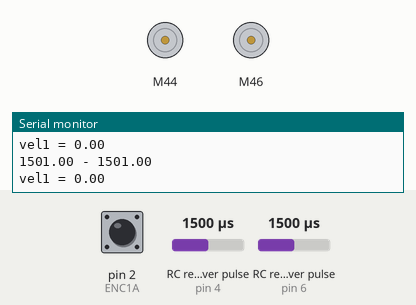
Recording of a sketch running on a simulated Arduino Uno, built with avr-gcc and run on an emulated ATmega328P. On the bench: 2 × DC motor (green arrow = forward, orange = backward, longer = faster), the last lines printed to the serial monitor. Wiring (inferred from the names in the program): 2 × RC receiver channel: data pin 4 / data pin 6. The inputs (shaded band) are chosen by the test bench; at power-on: RC receiver pulse (sensors on pin 4, pin 6) 1500 µs, pin 2 (ENC1A) HIGH.

Above: at 1.2 s.
1.3 s: RC receiver pulse (sensor on pin 4) set to 1690 µs
2.8 s: RC receiver pulse (sensor on pin 4) set to 1712 µs
At 2.95 s:
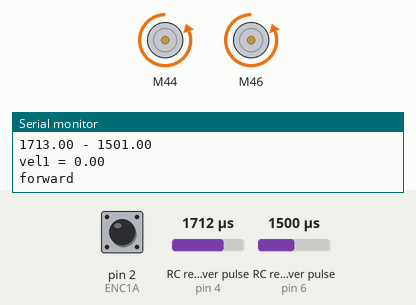
5.8 s: RC receiver pulse (sensor on pin 4) set to 1020 µs
At 7.2 s:
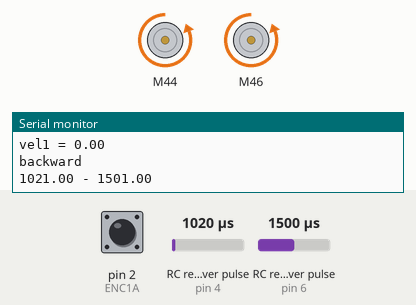
7.6 s: RC receiver pulse (sensor on pin 4) set to 1182 µs
9.1 s: RC receiver pulse (sensor on pin 4) set to 1210 µs
At 10.1 s:
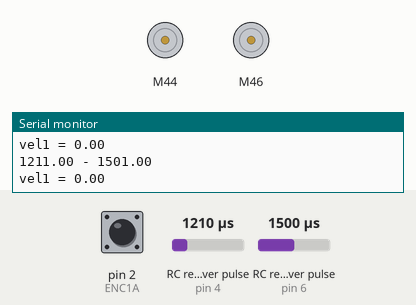
Timing chart, 0 to 11.7 s (numbered marks = the images above; inputs shaded):
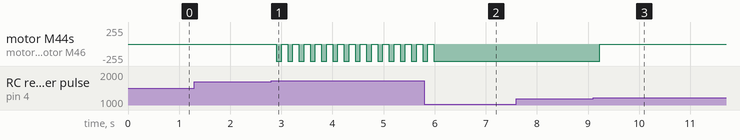

Measured:
- the behaviour switches between 1699 and 1700 µs on RC receiver pulse (sensor on pin 4) (found by bisection; images 0 and 1)
- the behaviour switches between 1198 and 1199 µs on RC receiver pulse (sensor on pin 4) (found by bisection; images 2 and 3)
- after the input at 2.8 s, motor M44, motor M46: alternates backward 255/255 for 0.10 s and stopped for 0.12 s, starting after 0.11 s
- after the input at 5.8 s, motor M44, motor M46: goes on until 6.0 s, then stays backward 255/255
- after the input at 9.1 s, motor M44, motor M46: backward 255/255 → stopped after 0.13 s

The sketch:

uvc_encoder.ino
```cpp
#include "CytronMotorDriver.h"
#define ENC1A 2 // YELLOW
#define ENC1B 3 // WHITE
float PWM1 =0;
int dir1 = 1;
CytronMD motor1(PWM_DIR, 44, 45);  // PWM 1 = Pin 3, DIR 1 = Pin 4.
CytronMD motor2(PWM_DIR, 46, 47); // PWM 2 = Pin 9, DIR 2 = Pin 10.
double channel[10];

int pos1 = 0;
int posprev1 = 0;

long prevT = 0;

//vel param
float currentVel1 = 0;
float prevVel1 = 0;
float eprevVel1 = 0;
float eintegralVel1 = 0;


void setup() {
  Serial.begin(9600);
  //Remote
  pinMode(4, INPUT);//ch4
  pinMode(6, INPUT);//ch5
  //
  //encoder1
  pinMode(ENC1A,INPUT);
  pinMode(ENC1B,INPUT);
  attachInterrupt(digitalPinToInterrupt(ENC1A),readEncoder1,RISING);
}

void loop() {
  channel[3] = pulseIn(4, HIGH);//waits for the pin to go from LOW to HIGH, starts timing, then waits for the pin to go LOW and stops timing.
  channel[4] = pulseIn(6, HIGH);
  Serial.print(channel[3]);
  Serial.print(" - ");
  Serial.println(channel[4]);

  //set speed
  if(channel[4] < 1100){
    float u1  = vel_control1(255);  // set argument pulse per sec. not pwm
    PWM1 =fabs(u1);
    dir1 = 1;
    if(u1<0){
       dir1 = -1;
     }
  }
  else if(channel[4] > 1700){
    float u1  = vel_control1(255);
    PWM1 =fabs(u1);
    dir1 = 1;
    if(u1<0){
       dir1 = -1;
     }
  }
  else{
    float u1  = vel_control1(255);
    PWM1 =fabs(u1);
    dir1 = 1;
    if(u1<0){
       dir1 = -1;
    }
  }


  if(channel[3] > 1700){ forward(PWM1,dir1); }
  if(channel[3] < 1200){ backward(PWM1,dir1); }
  else{ stop1(); }

}
void forward(int pwm1,int dir1)
{
  Serial.println("forward");
  motor1.setSpeed(dir1*pwm1);   // Motor 1 runs forward
  motor2.setSpeed(dir1*pwm1);   // Motor 2 runs forward
  delay(100);
  }

void backward(int pwm1,int dir1)
{
  Serial.println("backward");
  motor1.setSpeed(dir1*pwm1);   // Motor 1 runs backward
  motor2.setSpeed(dir1*pwm1);   // Motor 2 runs backward
  delay(100);
  }
void stop1()
{
  motor1.setSpeed(0);     // Motor 1 stops.
  motor2.setSpeed(0);     // Motor 2 stops.
  delay(100);
}
float vel_control1(int target1){

  // set target
 int targetVel1 = target1;
 float deltaPos1 = 0;

 // PID constants
  float kp = 1;
  float kd = 0.01;
  float ki = 0.15; //0.0;

// time difference
  long currT = micros();
  float deltaT = ((float) (currT - prevT))/( 1.0e6 );
  prevT = currT; //store previous time

// position difference
  deltaPos1 = pos1-posprev1;
  posprev1 = pos1;
  currentVel1 = deltaPos1/deltaT; // pulse per sec

 //// vel control loop ////
  // error
  int eVel1 = currentVel1 - targetVel1; //e(t) = target position - measured position

  // derivative(dv/dt)
  float dedtVel1 = (eVel1-eprevVel1)/(deltaT);

  // integral
  eintegralVel1 = eintegralVel1 + eVel1*deltaT;

  // control signal
  float u = kp*eVel1 + kd*dedtVel1 + ki*eintegralVel1;

  //float u1 = fabs(u);
  Serial.print("vel1 = ");
  Serial.println(currentVel1);

  return u;
  }

void readEncoder1(){
  int b = digitalRead(ENC1B);
  if(b > 0){
    pos1++;
  }
  else{
    pos1--;
  }

}
```
